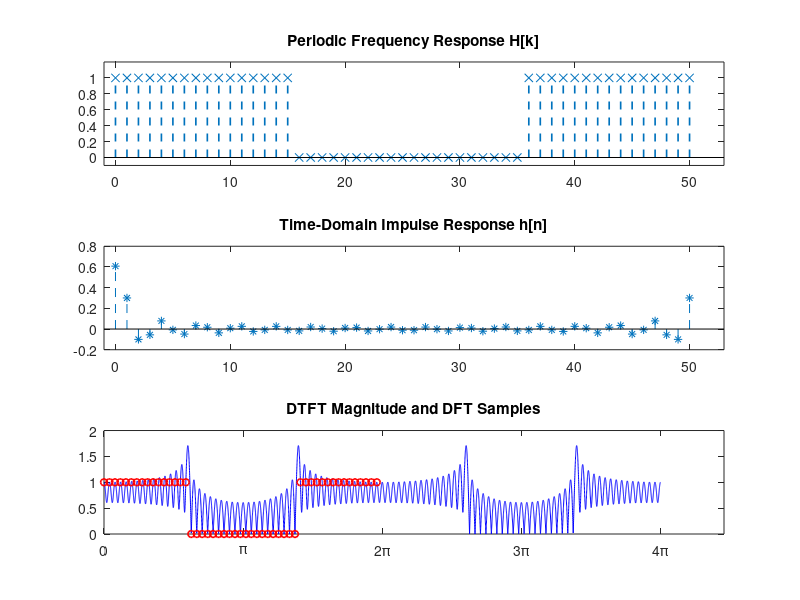
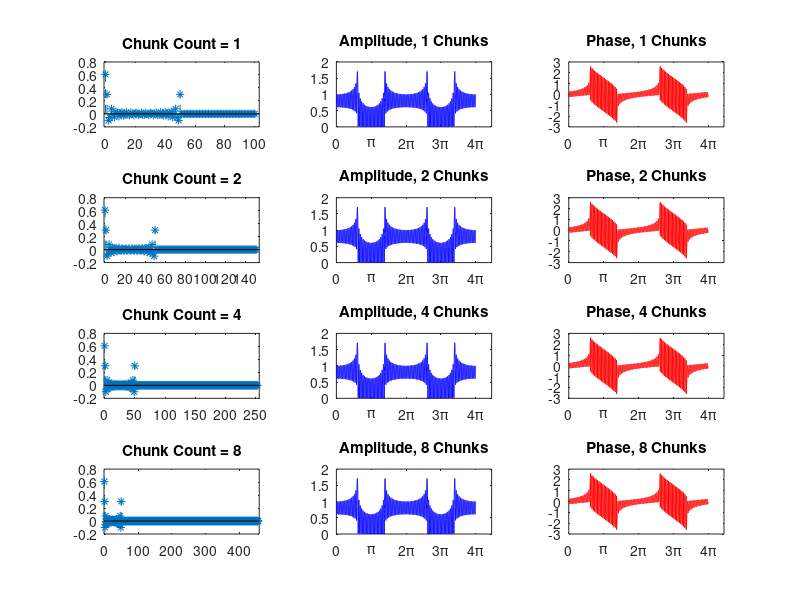

These figures' MATLAB source, in order:
%{
    Illusion of the Ideal Filtering using FFT
    ------------------------------------------
    Alan V. Oppenheim described how the speed of FFT tempts us to filter in
    the frequency domain, but this results in circular convolution.

    This script:
    1. Creates a periodic frequency response.
    2. Computes its time-domain version.
    3. Evaluates the DTFT and compares to DFT.
    4. Filters an impulse input over 1, 2, 4, 8 chunks.
%}

clc;
close all;
clearvars;
hold on

%% Frequency-domain definition
subplot(3,1,1)
one_period_frequency = [ones(1,16), zeros(1,20), ones(1,15)];
N = length(one_period_frequency);
h_k = @(k) one_period_frequency(mod(k, N) + 1);
k_axis = 0:N-1;
stem(k_axis, h_k(k_axis), 'LineWidth', 1.2, 'Marker', 'x', 'LineStyle', '--');
title('Periodic Frequency Response H[k]')
xlim([-1, N+2]);
ylim([-0.1, 1.2]);

%% Time-domain impulse response via IFFT
subplot(3,1,2)
one_period_time = ifft(h_k(k_axis));
h_n = @(n) one_period_time(mod(n, N) + 1);
n_axis = 0:N-1;
stem(n_axis, h_n(n_axis), 'LineWidth', 0.7, 'Marker', '*', 'LineStyle', '--');
title('Time-Domain Impulse Response h[n]')
xlim([-1, N+2]);

%% DTFT and DFT samples
subplot(3,1,3)
h_ejw = @(omega) sum( exp(1j * omega(:) .* n_axis) .* h_n(n_axis), 2 );
frequency_axis = linspace(0, 4*pi, 10000);
H_ejw_vals = h_ejw(frequency_axis);
plot(frequency_axis, abs(H_ejw_vals), 'b');
hold on;
omega_k = (2*pi/N) * (0:N-1);
H_ejw_dft = h_ejw(omega_k);
plot(omega_k, abs(H_ejw_dft), 'ro', 'MarkerSize', 5, 'LineWidth', 1.2);
xticks(0:pi:4*pi);
xticklabels({'0','\pi','2\pi','3\pi','4\pi'});
title('DTFT Magnitude and DFT Samples');
hold off;

%% Filter simulation: 1, 2, 4, 8 chunks
chunk_counts = [1, 2, 4, 8];
figure;

for i = 1:length(chunk_counts)
    num_chunks = chunk_counts(i);
    impulse_length = num_chunks * N;
    input_unit_impulse = zeros(1, impulse_length);
    input_unit_impulse(1) = 1;

    % Convolution with one period of h[n]
    one_period_impulse_response = conv(input_unit_impulse, one_period_time);
    output_impulse_response = @(n) one_period_impulse_response(mod(n, length(one_period_impulse_response)) + 1);
    n_axis_out = 0:length(one_period_impulse_response)-1;

    % Time-domain response plot
    subplot(length(chunk_counts), 3, 3*(i-1)+1)
    stem(n_axis_out, output_impulse_response(n_axis_out), 'LineWidth', 0.7, 'Marker', '*', 'LineStyle', '--');
    title(['Chunk Count = ', num2str(num_chunks)])
    xlim([-1, length(n_axis_out)+2]);

    % Frequency-domain amplitude and phase
    h_ejw_out = @(omega) sum(exp(1j * omega(:) .* n_axis_out) .* output_impulse_response(n_axis_out), 2);
    amplitude = @(omega) abs(h_ejw_out(omega));
    phase = @(omega) angle(h_ejw_out(omega));

    % Amplitude
    subplot(length(chunk_counts), 3, 3*(i-1)+2)
    plot(frequency_axis, amplitude(frequency_axis), 'b');
    title(['Amplitude, ', num2str(num_chunks), ' Chunks'])
    xticks(0:pi:4*pi);
    xticklabels({'0','\pi','2\pi','3\pi','4\pi'});

    % Phase
    subplot(length(chunk_counts), 3, 3*(i-1)+3)
    plot(frequency_axis, phase(frequency_axis), 'r');
    title(['Phase, ', num2str(num_chunks), ' Chunks'])
    xticks(0:pi:4*pi);
    xticklabels({'0','\pi','2\pi','3\pi','4\pi'});
end
